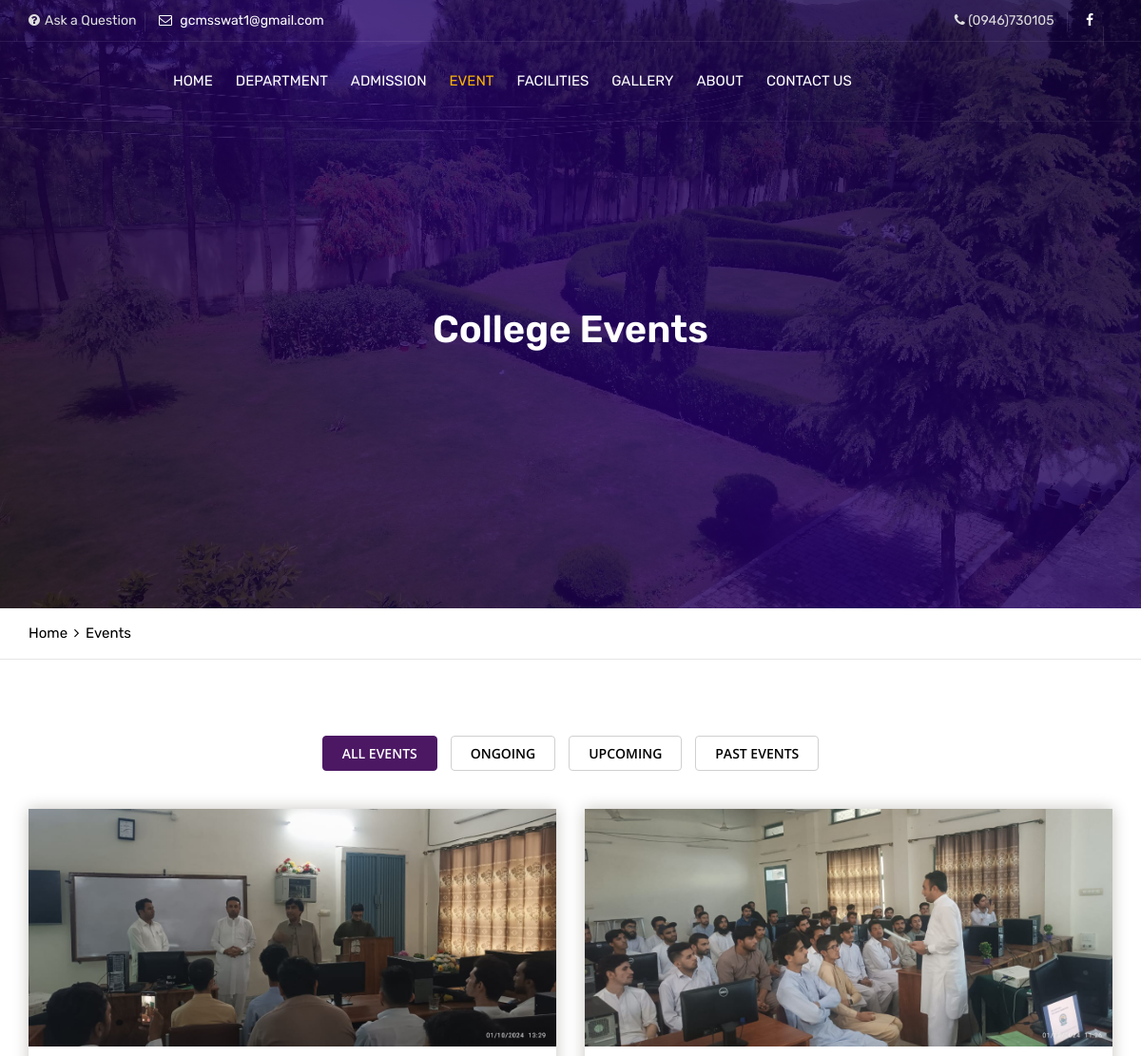
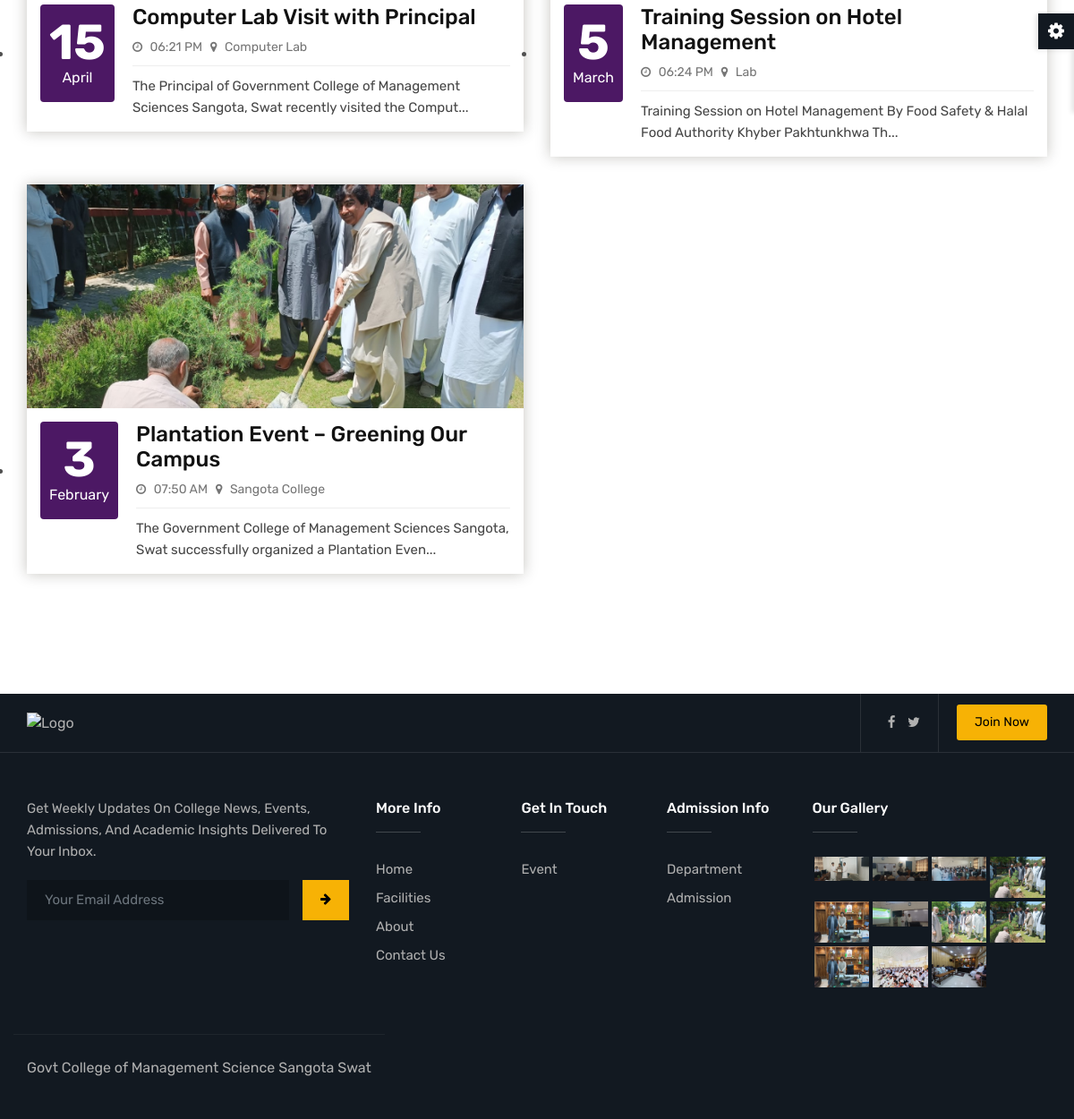
Screenshot of /events/ with the database file from the repository (2 pictures, top to bottom).
### gcms_sitehub/models.py (models this page shows, shortened)
class Event(models.Model):
    event_image = models.ImageField(upload_to='event/', default='event/default.png')
    title = models.CharField(max_length=200, default="Event Title")
    description = models.TextField(default="Event description.")
    date = models.DateTimeField()
    venue = models.CharField(max_length=200, default="Event Venue")

class GalleryImage(models.Model):
    image = models.ImageField(upload_to='gallery/')
    caption = models.CharField(max_length=255, blank=True)

### gcms_sitehub/views.py (the view)
# urls.py: path('events/', views.event_list, name='event_list'),                                     # List all events
def event_list(request):
    today = timezone.now().date()
    images = GalleryImage.objects.all()
    events = Event.objects.all().order_by('-date')
    for event in events:
        event_date = event.date.date() if hasattr(event.date, 'date') else event.date
        if event_date == today:
            event.category = 'happening'
        elif event_date > today:
            event.category = 'upcoming'
        else:
            event.category = 'expired'
    return render(request, 'gcms_sitehub/event.html', {'images': images, 'events': events})

### gcms_sitehub/templates/gcms_sitehub/event.html (shortened to what this page needs)
{% extends 'gcms_sitehub/base.html' %}
{% load static %}
{% block content %}
<div class="page-content bg-white">
    <div class="page-banner ovbl-dark" style="background-image: url({% static 'assets/images/slider/slide1.jpg' %}); height: 80vh;">
        <div class="container">
            <div class="page-banner-entry">
                <h1 class="text-white" style="margin-top: 52px">College Events</h1>
            </div>
        </div>
    </div>
    <div class="breadcrumb-row">
        <div class="container">
            <ul class="list-inline">
                <li><a href="{% url 'event_list' %}">Home</a></li>
                <li>Events</li>
            </ul>
        </div>
    </div>
    <div class="content-block">
        <div class="section-area section-sp1 gallery-bx">
            <div class="container">
                <div class="feature-filters clearfix center m-b40">
                    <ul class="filters" data-toggle="buttons">
                        <li class="btn active"><input type="radio" /><a href="#" onclick="filterEvents('')"><span>All Events</span></a></li>
                        <li class="btn"><input type="radio" /><a href="#" onclick="filterEvents('happening')"><span>Ongoing</span></a></li>
                        <li class="btn"><input type="radio" /><a href="#" onclick="filterEvents('upcoming')"><span>Upcoming</span></a></li>
                        <li class="btn"><input type="radio" /><a href="#" onclick="filterEvents('expired')"><span>Past Events</span></a></li>
                    </ul>
                </div>
                <div class="clearfix">
                    <ul id="masonry" class="ttr-gallery-listing magnific-image row">
                        {% for event in events %}
                        <li class="action-card col-lg-6 col-md-6 col-sm-12 {{ event.category }}" style="margin-bottom: 30px">
                            <div class="event-bx m-b30">
                                <div class="action-box" style="height: 250px; overflow: hidden; position: relative;">
                                    <a href="{% url 'event_detail' event.id %}" style="display: block; width: 100%; height: 100%;">
                                        <img src="{{ event.event_image.url|default_if_none:'/static/assets/images/default-event.jpg' }}" alt="{{ event.title }}" style="width: 100%; height: 100%; object-fit: cover; position: absolute; top: 0; left: 0;" />
                                    </a>
                                </div>
                                <div class="info-bx d-flex" style="flex: 1; padding: 15px; overflow: auto">
                                    <div style="min-width: 70px">
                                        <div class="event-time">
                                            <div class="event-date">{{ event.date.day }}</div>
                                            <div class="event-month">{{ event.date|date:"F" }}</div>
                                        </div>
                                    </div>
                                    <div class="event-info" style="flex: 1">
                                        <h4 class="event-title">
                                            <a href="{% url 'event_detail' event.id %}">{{ event.title }}</a>
                                        </h4>
                                        <ul class="media-post">
                                            <li><a href="#"><i class="fa fa-clock-o"></i> {{ event.date|time:"h:i A" }}</a></li>
                                            <li><a href="#"><i class="fa fa-map-marker"></i> {{ event.venue }}</a></li>
                                        </ul>
                                        <p>{{ event.description|slice:":100" }}...</p>
                                    </div>
                                </div>
                            </div>
                        </li>
                        {% empty %}
                            <p class="text-center">No events found.</p>
                        {% endfor %}
                    </ul>
                </div>
            </div>
        </div>
    </div>
</div>
{% endblock %}

### gcms_sitehub/templates/gcms_sitehub/base.html (shortened to what this page needs)
{% load static %}
<!DOCTYPE html>
<html lang="en">
  <head>
    <link href="https://cdn.jsdelivr.net/npm/bootstrap-icons@1.11.1/font/bootstrap-icons.css" rel="stylesheet">
<link rel="stylesheet" href="https://cdnjs.cloudflare.com/ajax/libs/font-awesome/6.5.0/css/all.min.css" />
    <link href="https://cdn.jsdelivr.net/npm/bootstrap-icons@1.10.5/font/bootstrap-icons.css" rel="stylesheet" />
    <link rel="stylesheet" href="{% static 'assets/css/assets.css' %}" />
    <link rel="stylesheet" href="{% static 'assets/css/typography.css' %}" />
    <link rel="stylesheet" href="{% static 'assets/css/shortcodes/shortcodes.css' %}" />
    <link rel="stylesheet" href="{% static 'assets/css/style.css' %}" />
    <link class="skin" rel="stylesheet" href="{% static 'assets/css/color/color-1.css' %}" />
    <link rel="stylesheet" href="{% static 'assets/vendors/revolution/css/layers.css' %}" />
    <link rel="stylesheet" href="{% static 'assets/vendors/revolution/css/settings.css' %}" />
    <link rel="stylesheet" href="{% static 'assets/vendors/revolution/css/navigation.css' %}" />
  </head>
  <body id="bg">
    <div class="page-wraper">
      <header class="header rs-nav header-transparent">
        <div class="top-bar">
          <div class="container">
            <div class="row d-flex justify-content-between">
              <div class="topbar-left">
                <ul>
                  <li>
                      <i class="fa fa-question-circle"></i>Ask a Question
                  </li>
                  <li>
                   <a href="https://mail.google.com/mail/?view=cm&fs=1&to=gcmsswat1@gmail.com" target="_blank">
                     <i class="fa fa-envelope-o"></i> gcmsswat1@gmail.com
                    </a>
                  </li>
                </ul>
              </div>
              <div class="topbar-right">
                <ul>
                  <li>
                    <i class="fa fa-phone"></i> (0946)730105
                  </li>
                  <li>
                    <a
                        href="https://www.facebook.com/share/1GFgTiXu9j/"
                        class="btn-link"
                        ><i class="fa fa-facebook"></i
                      ></a>
                </ul>
              </div>
            </div>
          </div>
        </div>
        <div class="sticky-header navbar-expand-lg">
          <div class="menu-bar clearfix">
            <div class="container clearfix">
              <div class="menu-logo">
                <a href="index.html"
                  ><img
                /></a>
              </div>
              <div class="secondary-menu">
              </div>
              <div
                class="menu-links navbar-collapse collapse justify-content-start"
                id="menuDropdown"
              >
                <ul class="nav navbar-nav">
                  <li class="{% if request.resolver_match.url_name == 'index' %}active{% endif %}">
                      <a href="{% url 'index' %}">Home</a>
                  </li>
                  <li class="{% if request.resolver_match.url_name == 'department_list' %}active{% endif %}">
                      <a href="{% url 'department_list' %}">Department</a>
                  </li>
                   <li class="{% if request.resolver_match.url_name == 'admission' %}active{% endif %}">
                      <a href="{% url 'admission' %}">Admission</a>
                  </li>
                   <li class="{% if request.resolver_match.url_name == 'event_list' %}active{% endif %}">
                      <a href="{% url 'event_list' %}">Event</a>
                  </li>
                  <li class="{% if request.resolver_match.url_name == 'facilities' %}active{% endif %}">
                      <a href="{% url 'facilities' %}">Facilities</a>
                  </li>
                  <li class="{% if request.resolver_match.url_name == 'gallery' %}active{% endif %}">
                      <a href="{% url 'gallery' %}">Gallery</a>
                  </li>
                  <li class="{% if request.resolver_match.url_name == 'about_page' %}active{% endif %}">
                      <a href="{% url 'about_page' %}">About</a>
                  </li>
                  <li class="{% if request.resolver_match.url_name == 'contact_page' %}active{% endif %}">
                      <a href="{% url 'contact_page' %}">Contact Us</a>
                  </li>
              </ul>
              </div>
            </div>
          </div>
        </div>
      </header>
         {% block content %}{% endblock %}
<footer>
    <div class="footer-top">
      <div class="pt-exebar">
        <div class="container">
          <div class="d-flex align-items-stretch">
            <div class="pt-logo mr-auto">
              <a href="index.html">
                <img style="width: 100px" src="{% static 'assets/images/Logo_sangota-removebg-preview.png' %}" alt="Logo" />
              </a>
            </div>
            <div class="pt-social-link">
              <ul class="list-inline m-a0">
                <li><a href="#" class="btn-link"><i class="fa fa-facebook"></i></a></li>
                <li><a href="#" class="btn-link"><i class="fa fa-twitter"></i></a></li>
              </ul>
            </div>
            <div class="pt-btn-join">
              <a href="{% url 'contact_page' %}" class="btn">Join Now</a>
            </div>
          </div>
        </div>
      </div>
      <div class="container">
        <div class="row">
          <div class="col-lg-4 col-md-12 col-sm-12 footer-col-4">
            <div class="widget">
              <p class="text-capitalize m-b20">Get weekly updates on college news, events, admissions, and academic insights delivered to your inbox.</p>
              <div class="subscribe-form m-b20">
                <form class="subscription-form" action="http://educhamp.themetrades.com/demo/assets/script/mailchamp.php" method="post">
                  <div class="input-group">
                    <input name="email" required="required" class="form-control" placeholder="Your Email Address" type="email" />
                    <span class="input-group-btn">
                      <button name="submit" value="Submit" type="submit" class="btn"><i class="fa fa-arrow-right"></i></button>
                    </span>
                  </div>
                </form>
              </div>
            </div>
          </div>
          <div class="col-12 col-lg-5 col-md-7 col-sm-12">
            <div class="row">
              <div class="col-4 col-lg-4 col-md-4 col-sm-4">
                <div class="widget footer_widget">
                  <h5 class="footer-title">More Info</h5>
                  <ul class="nav navbar-nav">
                    <li class="active">
                      <a href="{% url 'index' %}">Home</a>
                    </li>
                    <li>
                      <a href="{% url 'facilities' %}">Facilities</a>
                    </li>
                    <li>
                      <a href="{% url 'about_page' %}">About</a>
                    </li>
                    <li>
                      <a href="{% url 'contact_page' %}">Contact Us</a>
                    </li>
                  </ul>
                </div>
              </div>
              <div class="col-4 col-lg-4 col-md-4 col-sm-4">
                <div class="widget footer_widget">
                  <h5 class="footer-title">Get In Touch</h5>
                  <ul>
                    <li>
                      <a href="{% url 'event_list' %}">Event</a>
                    </li>
                  </ul>
                </div>
              </div>
              <div class="col-4 col-lg-4 col-md-4 col-sm-4">
                <div class="widget footer_widget">
                  <h5 class="footer-title">Admission Info</h5>
                  <ul>
                    <li><a href="{% url 'department_list' %}">Department</a></li>
                    <li>
                      <a href="{% url 'admission' %}">Admission</a>
                    </li>
                  </ul>
                </div>
              </div>
            </div>
          </div>
<div class="col-12 col-lg-3 col-md-5 col-sm-12 footer-col-4">
  <div class="widget widget_gallery gallery-grid-4">
    <h5 class="footer-title">Our Gallery</h5>
    <ul class="magnific-image">
      {% for image in images %}
        <li>
          <a href="{{ image.image.url }}" class="magnific-anchor">
            <img src="{{ image.image.url }}" alt="{{ image.caption|default:'Gallery Image' }}" />
          </a>
        </li>
      {% endfor %}
    </ul>
  </div>
</div>
    <div class="footer-bottom">
      <div class="container">
        <div class="row">
          <div class="col-lg-12 col-md-12 col-sm-12 text-center">
            <a target="_blank" href="#">Govt College of Management Science Sangota Swat</a>
          </div>
        </div>
      </div>
    </div>
  </footer>
    </body>
  </html>

### rows the page displays
Event: event_image (picture), date.day "15", date "April", title "Computer Lab Visit with Principal", date "06:21 PM", venue "Computer Lab", description "The Principal of Government College of Management Sciences Sangota, Swat recently visited the Comput"
Event: event_image (picture), date.day "5", date "March", title "Training Session on Hotel Management", date "06:24 PM", venue "Lab", description "Training Session on Hotel Management By Food Safety & Halal Food Authority Khyber Pakhtunkhwa Th"
Event: event_image (picture), date.day "3", date "February", title "Plantation Event – Greening Our Campus", date "07:50 AM", venue "Sangota College", description "The Government College of Management Sciences Sangota, Swat successfully organized a Plantation Even"
GalleryImage: image (picture)
GalleryImage: image (picture)
GalleryImage: image (picture)
GalleryImage: image (picture)
GalleryImage: image (picture)
GalleryImage: image (picture)
GalleryImage: image (picture)
GalleryImage: image (picture)
GalleryImage: image (picture)
GalleryImage: image (picture)
GalleryImage: image (picture)
